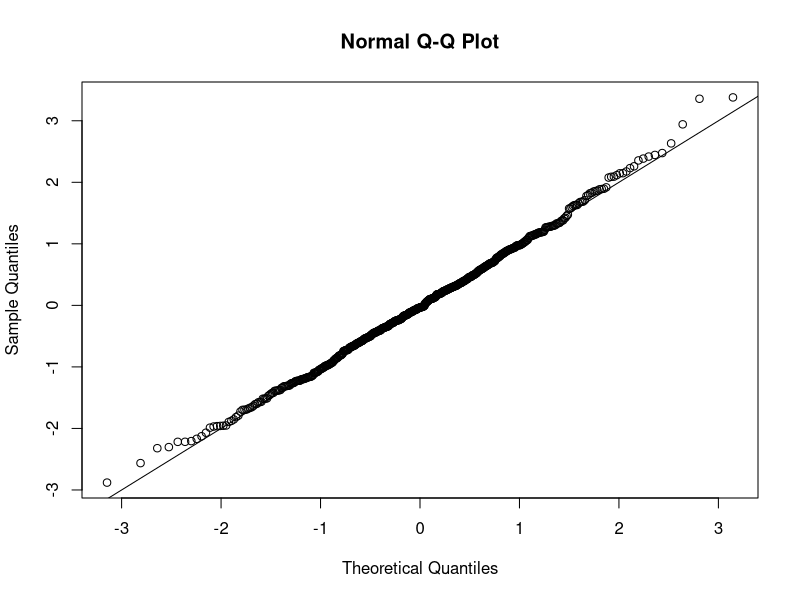
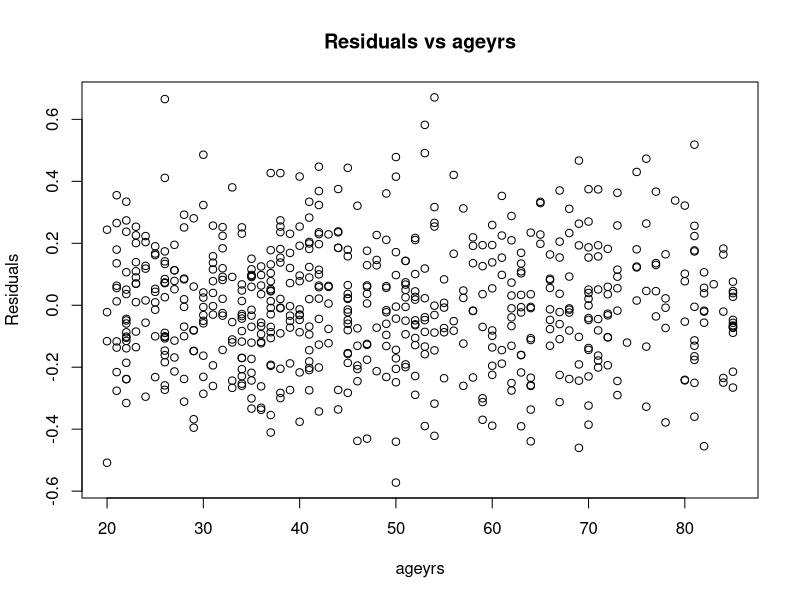
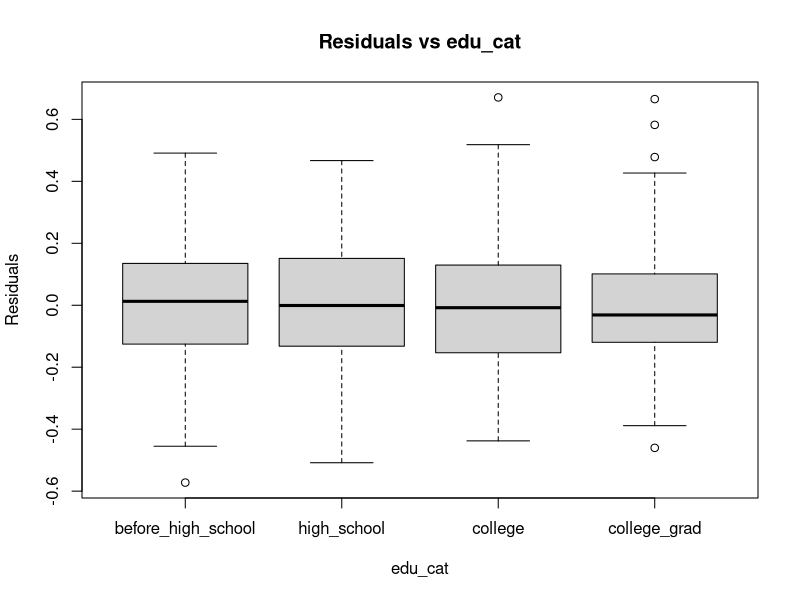
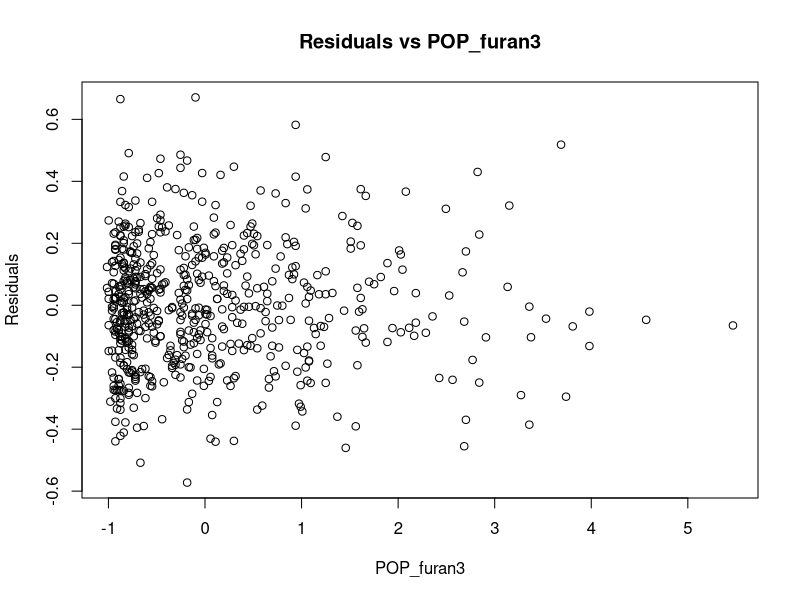
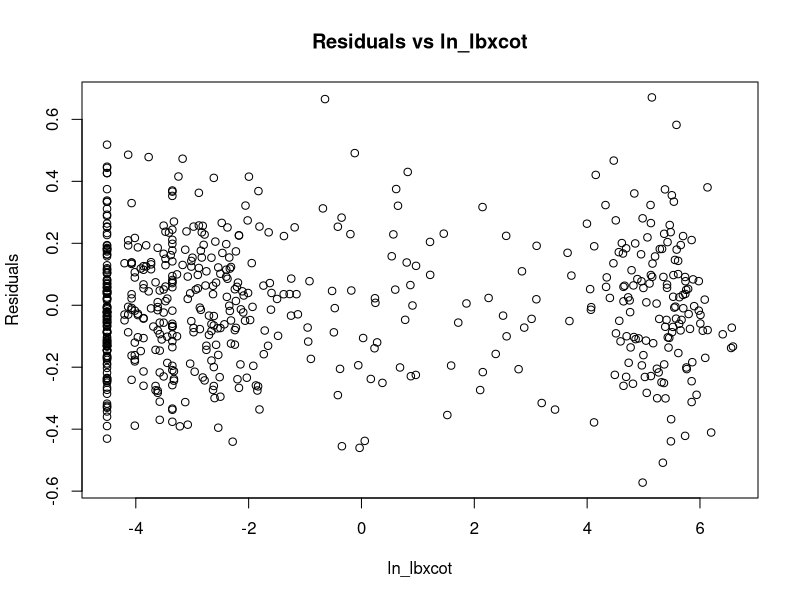
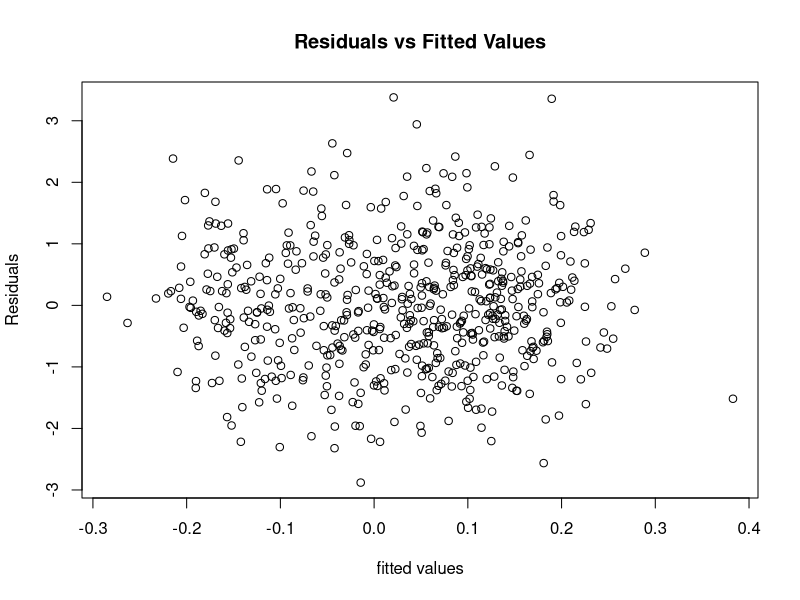
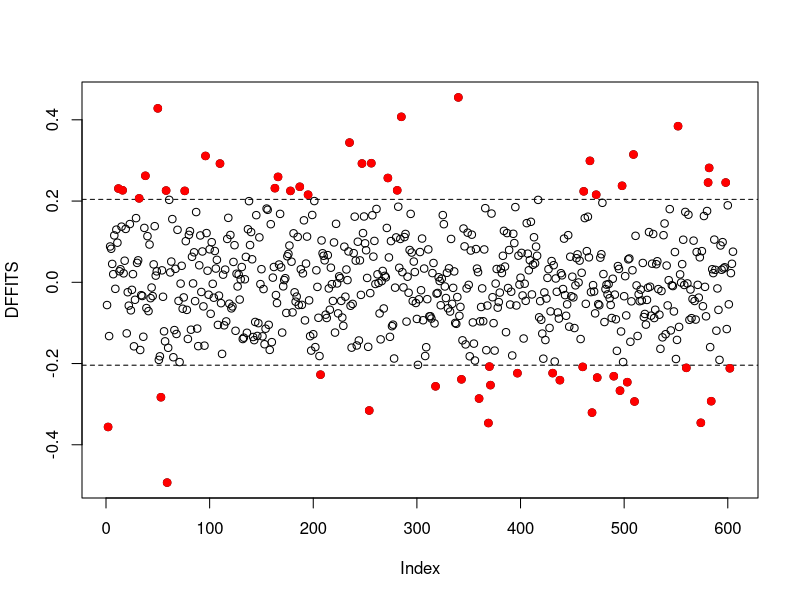
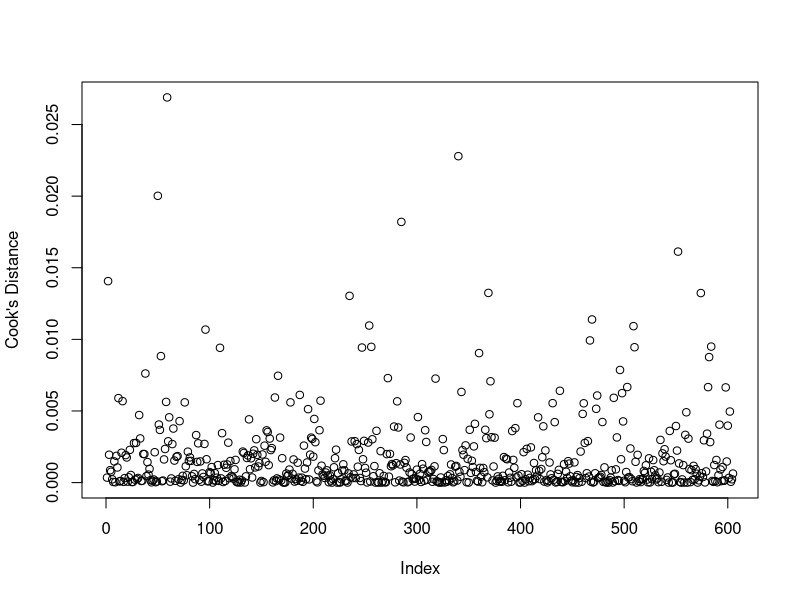

Reproduce these figures in R, in order.
## ---- chunk 1
knitr::opts_chunk$set(echo = TRUE)
## ---- chunk 2
library(glmnet)
library(corrplot)
library(car)
pollutants_original <- read.csv("pollutants.csv", header = TRUE)
N <- nrow(pollutants_original)


#==== explorotary data analysis
num_smokenow <- length(which(pollutants_original$smokenow == 1))
num_nosmokenow <- nrow(pollutants_original) - num_smokenow
print(num_smokenow / N)

num_smoked <- length(which(pollutants_original$yrssmoke > 0))
num_nosmoked <- N - num_smoked
print(num_smoked / N)

# drop the first column, which is just indices
pollutants <- pollutants_original[-1]

# drop a white cell pct due to perfect linearity
pollutants <- pollutants[!colnames(pollutants) %in% c('eosinophils_pct')]

# standardize all POP covariates
for (i in 1:11) {
  i_colname <- paste0('POP_PCB', i)
  pollutants[i_colname] <- (pollutants[[i_colname]] - 
                              mean(pollutants[[i_colname]])) / sd(pollutants[[i_colname]])
}
for (i in 1:3) {
  i_colname <- paste0('POP_dioxin', i)
  pollutants[i_colname] <- (pollutants[[i_colname]] - 
                              mean(pollutants[[i_colname]])) / sd(pollutants[[i_colname]])
}
for (i in 1:4) {
  i_colname <- paste0('POP_furan', i)
  pollutants[i_colname] <- (pollutants[[i_colname]] - 
                              mean(pollutants[[i_colname]])) / sd(pollutants[[i_colname]])
}

# deal with categorical covariates
gender_list <- c('female', 'male')
edu_list <- c('before_high_school', 'high_school', 'college', 'college_grad')
eth_list <- c('other', 'mexi_us', 'nonhisp_black', 'nonhisp_white')
smoke_list <- c('no', 'yes')

gender <- gender_list[pollutants$male + 1]
education <- edu_list[pollutants$edu_cat]
race <- eth_list[pollutants$race_cat]
smoke_now <- smoke_list[pollutants$smokenow + 1]

pollutants$male <- factor(gender, levels=gender_list)
pollutants$edu_cat <- factor(education, levels=edu_list)
pollutants$race_cat <- factor(race, levels=eth_list)
pollutants$smokenow <- factor(smoke_now, levels=smoke_list)

# basic data manipulation complete


#==== train test split
set.seed(57)
# 70% - 30% split
sampleTrain <- sample(1:N, round(N*0.7,0), replace = FALSE)

dataTrain <- pollutants[sampleTrain,]
dataTest <- pollutants[-sampleTrain,]


#====
# test the selection algorithms using cross validation (steps 5 and 6 in section 4 of the report)
Ntrain <- nrow(dataTrain)
kfold <- 11  
# 11 because Ntrain is divisible by 11, and 11 is close to the convention of 10-fold CV
dataTrain_original <- dataTrain
dataTrain_original$index <- rep(1:kfold, each=Ntrain/kfold)

# forward selection using AIC and store them in a matrix
selection_mat <- matrix(0, nrow=length(colnames(dataTrain)) + 6, ncol=kfold)  
# +6 to rownum bc of categorical covariates
pval_mat <- matrix(0, nrow=length(colnames(dataTrain)) + 6, ncol=kfold)
mat_rownames <- c(colnames(dataTrain), 
                  c("edu_cathigh_school", "edu_catcollege", 
                    "edu_catcollege_grad", "race_catmaxi_us", 
                    "race_catnonhisp_black", "race_catnonhisp_white"))
row.names(selection_mat) <- mat_rownames
row.names(pval_mat) <- mat_rownames

# keep track of the MSPE of each fold and storing them
mspe_fAIC <- rep(NA, kfold)
for (i in 1:kfold) {
  print(paste0("i = ", i))
  train.ind <- which(dataTrain_original$index != i)
  
  M0 <- lm(length ~ 1, data=dataTrain[train.ind, ]) # empty model
  Mstart <- M0
  Mfull <- lm(length ~ ., data=dataTrain[train.ind, ]) # full model with no selection
  i_MfwdAIC <- step(object = M0, scope = list(lower = M0, upper = Mfull), 
                     trace = FALSE, direction = "forward", k = 2)
  i_coef_df <- data.frame(summary(i_MfwdAIC)$coefficients)
  # indicator of which covariates are selected
  selection_mat[mat_rownames %in% row.names(i_coef_df), i] <- 1
  # store the p-values of selected covariates in the matrix
  for (j in 2:dim(i_coef_df)[1]) {  
    pval_mat[row.names(i_coef_df)[j] == mat_rownames, i] <- i_coef_df[j, "Pr...t.."]
  }
  print(row.names(summary(i_MfwdAIC)$coefficients))

  # compute the MPSE of the i-th fold
  i_newdata <- dataTrain[-train.ind, ]
  i_y <- dataTrain$length[-train.ind]
  
  i_res <- i_y - predict(i_MfwdAIC, newdata=i_newdata)
  mspe_fAIC[i] <- mean(i_res^2)
}
avgMSPE_fAIC <- mean(mspe_fAIC)
write.csv(data.frame(pval_mat), "fwdAIC_pval.csv")
write.csv(data.frame(selection_mat), "fwdAIC_indicator.csv")


# repeat all of the above for the remaining five model selection algorithms
# backward elimination using AIC and store them in a matrix
selection_mat <- matrix(0, nrow=length(colnames(dataTrain)) + 6, ncol=kfold)  
# +6 to rownum bc of categorical covariates
pval_mat <- matrix(0, nrow=length(colnames(dataTrain)) + 6, ncol=kfold)
mat_rownames <- c(colnames(dataTrain), 
                  c("edu_cathigh_school", "edu_catcollege", 
                    "edu_catcollege_grad", "race_catmaxi_us", 
                    "race_catnonhisp_black", "race_catnonhisp_white"))
row.names(selection_mat) <- mat_rownames
row.names(pval_mat) <- mat_rownames

mspe_bAIC <- rep(NA, kfold)
for (i in 1:kfold) {
  print(paste0("i = ", i))
  train.ind <- which(dataTrain_original$index != i)
  
  M0 <- lm(length ~ 1, data=dataTrain[train.ind, ])
  Mstart <- M0
  Mfull <- lm(length ~ ., data=dataTrain[train.ind, ])
  i_MbckAIC <- step(object = Mfull, scope = list(lower = M0, upper = Mfull), 
                    trace = FALSE, direction = "back", k = 2)
  i_coef_df <- data.frame(summary(i_MbckAIC)$coefficients)
  selection_mat[mat_rownames %in% row.names(i_coef_df), i] <- 1
  for (j in 2:dim(i_coef_df)[1]) {
    pval_mat[row.names(i_coef_df)[j] == mat_rownames, i] <- i_coef_df[j, "Pr...t.."]
  }
  print(row.names(summary(i_MbckAIC)$coefficients))
  i_newdata <- dataTrain[-train.ind, ]
  i_y <- dataTrain$length[-train.ind]
  
  i_res <- i_y - predict(i_MbckAIC, newdata=i_newdata)
  mspe_bAIC[i] <- mean(i_res^2)
}
write.csv(data.frame(pval_mat), "bckAIC_pval.csv")
write.csv(data.frame(selection_mat), "bckAIC_indicator.csv")


# stepwise selection using AIC and store them in a matrix
selection_mat <- matrix(0, nrow=length(colnames(dataTrain)) + 6, ncol=kfold)  
# +6 to rownum bc of categorical covariates
pval_mat <- matrix(0, nrow=length(colnames(dataTrain)) + 6, ncol=kfold)
mat_rownames <- c(colnames(dataTrain), 
                  c("edu_cathigh_school", "edu_catcollege", 
                    "edu_catcollege_grad", "race_catmaxi_us", 
                    "race_catnonhisp_black", "race_catnonhisp_white"))
row.names(selection_mat) <- mat_rownames
row.names(pval_mat) <- mat_rownames

mspe_sAIC <- rep(NA, kfold)
for (i in 1:kfold) {
  print(paste0("i = ", i))
  train.ind <- which(dataTrain_original$index != i)
  
  M0 <- lm(length ~ 1, data=dataTrain[train.ind, ])
  Mstart <- M0
  Mfull <- lm(length ~ ., data=dataTrain[train.ind, ])
  i_MstepAIC <- step(object = Mstart, scope = list(lower = M0, upper = Mfull), 
                    trace = FALSE, direction = "both", k = 2)
  i_coef_df <- data.frame(summary(i_MstepAIC)$coefficients)
  selection_mat[mat_rownames %in% row.names(i_coef_df), i] <- 1
  for (j in 2:dim(i_coef_df)[1]) {
    pval_mat[row.names(i_coef_df)[j] == mat_rownames, i] <- i_coef_df[j, "Pr...t.."]
  }
  print(row.names(summary(i_MstepAIC)$coefficients))
  i_newdata <- dataTrain[-train.ind, ]
  i_y <- dataTrain$length[-train.ind]
  
  i_res <- i_y - predict(i_MstepAIC, newdata=i_newdata)
  mspe_sAIC[i] <- mean(i_res^2)
}
write.csv(data.frame(pval_mat), "stepAIC_pval.csv")
write.csv(data.frame(selection_mat), "stepAIC_indicator.csv")


# stepwise selection using BIC and store them in a matrix
selection_mat <- matrix(0, nrow=length(colnames(dataTrain)) + 6, ncol=kfold)  
# +6 to rownum bc of categorical covariates
pval_mat <- matrix(0, nrow=length(colnames(dataTrain)) + 6, ncol=kfold)
mat_rownames <- c(colnames(dataTrain), 
                  c("edu_cathigh_school", "edu_catcollege", 
                    "edu_catcollege_grad", "race_catmaxi_us", 
                    "race_catnonhisp_black", "race_catnonhisp_white"))
row.names(selection_mat) <- mat_rownames
row.names(pval_mat) <- mat_rownames

mspe_sBIC <- rep(NA, kfold)
for (i in 1:kfold) {
  print(paste0("i = ", i))
  train.ind <- which(dataTrain_original$index != i)
  
  M0 <- lm(length ~ 1, data=dataTrain[train.ind, ])
  Mstart <- M0
  Mfull <- lm(length ~ ., data=dataTrain[train.ind, ])
  i_MstepBIC <- step(object = Mstart, scope = list(lower = M0, upper = Mfull), 
                     trace = FALSE, direction = "both", k = log(length(train.ind)))
  i_coef_df <- data.frame(summary(i_MstepBIC)$coefficients)
  selection_mat[mat_rownames %in% row.names(i_coef_df), i] <- 1
  for (j in 2:dim(i_coef_df)[1]) {
    pval_mat[row.names(i_coef_df)[j] == mat_rownames, i] <- i_coef_df[j, "Pr...t.."]
  }
  print(row.names(summary(i_MstepBIC)$coefficients))
  i_newdata <- dataTrain[-train.ind, ]
  i_y <- dataTrain$length[-train.ind]
  
  i_res <- i_y - predict(i_MstepBIC, newdata=i_newdata)
  mspe_sBIC[i] <- mean(i_res^2)
}
write.csv(data.frame(pval_mat), "stepBIC_pval.csv")
write.csv(data.frame(selection_mat), "stepBIC_indicator.csv")


# backward elimination using BIC and store them in a matrix
selection_mat <- matrix(0, nrow=length(colnames(dataTrain)) + 6, ncol=kfold)  
# +6 to rownum bc of categorical covariates
pval_mat <- matrix(0, nrow=length(colnames(dataTrain)) + 6, ncol=kfold)
mat_rownames <- c(colnames(dataTrain), 
                  c("edu_cathigh_school", "edu_catcollege", 
                    "edu_catcollege_grad", "race_catmaxi_us", 
                    "race_catnonhisp_black", "race_catnonhisp_white"))
row.names(selection_mat) <- mat_rownames
row.names(pval_mat) <- mat_rownames

mspe_bBIC <- rep(NA, kfold)
for (i in 1:kfold) {
  print(paste0("i = ", i))
  train.ind <- which(dataTrain_original$index != i)
  
  M0 <- lm(length ~ 1, data=dataTrain[train.ind, ])
  Mstart <- M0
  Mfull <- lm(length ~ ., data=dataTrain[train.ind, ])
  i_MbckBIC <- step(object = Mfull, scope = list(lower = M0, upper = Mfull), 
                     trace = FALSE, direction = "backward", k = log(length(train.ind)))
  i_coef_df <- data.frame(summary(i_MbckBIC)$coefficients)
  selection_mat[mat_rownames %in% row.names(i_coef_df), i] <- 1
  for (j in 2:dim(i_coef_df)[1]) {
    pval_mat[row.names(i_coef_df)[j] == mat_rownames, i] <- i_coef_df[j, "Pr...t.."]
  }
  print(row.names(summary(i_MbckBIC)$coefficients))
  i_newdata <- dataTrain[-train.ind, ]
  i_y <- dataTrain$length[-train.ind]
  
  i_res <- i_y - predict(i_MbckBIC, newdata=i_newdata)
  mspe_bBIC[i] <- mean(i_res^2)
}
write.csv(data.frame(pval_mat), "bckBIC_pval.csv")
write.csv(data.frame(selection_mat), "bckBIC_indicator.csv")


# forward selection using BIC and store them in a matrix
selection_mat <- matrix(0, nrow=length(colnames(dataTrain)) + 6, ncol=kfold)  
# +6 to rownum bc of categorical covariates
pval_mat <- matrix(0, nrow=length(colnames(dataTrain)) + 6, ncol=kfold)
mat_rownames <- c(colnames(dataTrain), 
                  c("edu_cathigh_school", "edu_catcollege", 
                    "edu_catcollege_grad", "race_catmaxi_us", 
                    "race_catnonhisp_black", "race_catnonhisp_white"))
row.names(selection_mat) <- mat_rownames
row.names(pval_mat) <- mat_rownames

mspe_fBIC <- rep(NA, kfold)
for (i in 1:kfold) {
  print(paste0("i = ", i))
  train.ind <- which(dataTrain_original$index != i)
  
  M0 <- lm(length ~ 1, data=dataTrain[train.ind, ])
  Mstart <- M0
  Mfull <- lm(length ~ ., data=dataTrain[train.ind, ])
  i_MfwdBIC <- step(object = M0, scope = list(lower = M0, upper = Mfull), 
                    trace = FALSE, direction = "forward", k = log(length(train.ind)))
  i_coef_df <- data.frame(summary(i_MfwdBIC)$coefficients)
  selection_mat[mat_rownames %in% row.names(i_coef_df), i] <- 1
  for (j in 2:dim(i_coef_df)[1]) {
    pval_mat[row.names(i_coef_df)[j] == mat_rownames, i] <- i_coef_df[j, "Pr...t.."]
  }
  print(row.names(summary(i_MfwdBIC)$coefficients))
  i_newdata <- dataTrain[-train.ind, ]
  i_y <- dataTrain$length[-train.ind]
  
  i_res <- i_y - predict(i_MfwdBIC, newdata=i_newdata)
  mspe_fBIC[i] <- mean(i_res^2)
}
write.csv(data.frame(pval_mat), "fwdBIC_pval.csv")
write.csv(data.frame(selection_mat), "fwdBIC_indicator.csv")


#==== steps 5 and 6 complete

# arriving at the final model
# model3: make sense of the effect of cotinine
covariate_set3 <- c('ageyrs', 'POP_furan3', 'ln_lbxcot', 
                    'yrssmoke', 'POP_PCB1', 'POP_PCB5', 'edu_cat')
covariate_set3 <- c('length', covariate_set3)
pollutants_set3 <- dataTrain
pollutants_set3$yrssmoke <- as.integer(pollutants_set3$yrssmoke > 0)

# make the yrssmoked covariate binary
smoke_list <- c('never_smoked', 'smoked')
smoke_now <- smoke_list[pollutants_set3$yrssmoke + 1]
pollutants_set3$yrssmoke <- factor(smoke_now, levels=smoke_list)
print(dim(pollutants_set3))

# select only a the covariates that were chosen repeatedly in steps 5 and 6
pollutants_set3 <- pollutants_set3[colnames(pollutants_set3) %in% covariate_set3]

# log transforming the response variable
pollutants_set3$length <- log(pollutants_set3$length)
model3 <- lm(length ~ ageyrs + POP_furan3 + ln_lbxcot + 
               edu_cat + yrssmoke + yrssmoke * ln_lbxcot, 
             data=pollutants_set3)
summary(model3)

# proto_model3 shows that ln_lbxcot on its own has no statistical significance
proto_model3 <- lm(length ~ ageyrs + POP_furan3 + 
                     ln_lbxcot + edu_cat, data=pollutants_set3)
summary(proto_model3)


# in-sample cross validation of model3
kfold <- 11
model3_mpse <- rep(NA, kfold)
pollutants_set31 <- pollutants_set3
pollutants_set31$index <- rep(1:kfold, each=nrow(pollutants_set3)/kfold)
for (i in 1:kfold) {
  print(paste0("i = ", i))
  train.ind <- which(pollutants_set31$index != i)
  
  i_newdata <- dataTrain[-train.ind, ]
  i_y <- dataTrain$length[-train.ind]
  
  i_model3 <- update(model3, subset=train.ind)
  
  model3.res <- pollutants_set3$length[-train.ind] - 
    predict(i_model3, newdata = pollutants_set3[-train.ind, ])

  model3_mpse[i] <- mean(model3.res^2) 
}
print(paste0("model3 avg. MPSE:", mean(model3_mpse)))


# residual analysis of model3
reslin <- resid(model3) # raw residuals
# studentized residuals
studlin <- reslin/(sigma(model3)*sqrt(1-hatvalues(model3))) 

# QQ plot
qqnorm(studlin)
abline(0, 1)
# before log transform of response, the qqplot looked like a gamma distribution


# plot of residuals vs covariates
plotted_col <- "ageyrs"
plot(reslin~pollutants_set3[[plotted_col]],
     xlab=plotted_col,
     ylab="Residuals",
     main=paste0("Residuals vs ", plotted_col))
plotted_col <- "edu_cat"
plot(reslin~pollutants_set3[[plotted_col]],
     xlab=plotted_col,
     ylab="Residuals",
     main=paste0("Residuals vs ", plotted_col))
plotted_col <- "POP_furan3"
plot(reslin~pollutants_set3[[plotted_col]],
     xlab=plotted_col,
     ylab="Residuals",
     main=paste0("Residuals vs ", plotted_col))
plotted_col <- "ln_lbxcot"
plot(reslin~pollutants_set3[[plotted_col]],
     xlab=plotted_col,
     ylab="Residuals",
     main=paste0("Residuals vs ", plotted_col))

# plot of residuals against fitted values
plot(studlin~fitted(model3),
     xlab="fitted values",
     ylab="Residuals",
     main="Residuals vs Fitted Values")


# outliers analysis
# number of covariates
p <- length(model3$coefficients) - 1
pred <- predict(model3, newdata=pollutants_set3)

# check leverage
h <- hatvalues(model3)
which(h > 2* (p + 1) / N)

# DFFITS
dffits_model3 <- dffits(model3) 
## plot DFFITS
plot(dffits_model3,ylab="DFFITS") 
abline(h=2 * sqrt((p + 1) / N), lty=2)  ## add thresholds
abline(h=-2 * sqrt((p + 1) / N),lty=2)
## highlight influential points
dff_ind <- which(abs(dffits_model3) > 2 * sqrt((p + 1) / N))
points(dffits_model3[dff_ind]~dff_ind, col="red", pch=19) ## add red points
# we exclude text because it makes the chart too cluttered
# text(y=dffits_model2[dff_ind], x=dff_ind, labels=dff_ind, pos=2) ## label high influence points


# Cook's Distance

D <- cooks.distance(model3) # Cook's distance
## influential points
inf_ind <- which(pf(D, p + 1, N - p - 1, lower.tail=TRUE) > 0.5)
## plot cook's Distance
plot(D,ylab="Cook's Distance")
points(D[inf_ind]~inf_ind, col="red", pch=19) ## add red points


# DFBETAS
DFBETAS <- dfbetas(model3) 
dim(DFBETAS)
## beta1 (furan3)
plot(DFBETAS[, 2], type="h", 
     xlab="Obs. Number", ylab=expression(paste("DFBETAS: ",beta[1])))
num_outliers <- length(which(abs(DFBETAS[, 2]) > 2 / sqrt(N)))
show_points <- order(-abs(DFBETAS[, 2]))[1:num_outliers] 
points(x=show_points,y=DFBETAS[show_points,2], pch=19, col="red")
text(x=show_points, y=DFBETAS[show_points,2], labels=show_points,pos=2)

## beta2 (gender)
plot(DFBETAS[,3], type="h",
     xlab="Obs. Number", ylab=expression(paste("DFBETAS: ",beta[2])))
num_outliers <- length(which(abs(DFBETAS[, 3]) > 2 / sqrt(N)))
show_points <- order(-abs(DFBETAS[, 3]))[1:num_outliers] 
points(x=show_points,y=DFBETAS[show_points,3], pch=19, col="red")
text(x=show_points, y=DFBETAS[show_points, 3], labels=show_points, pos=4)

## beta3 (age)
plot(DFBETAS[, 4], type="h",
     xlab="Obs. Number", ylab=expression(paste("DFBETAS: ", beta[3])))
num_outliers <- length(which(abs(DFBETAS[, 4]) > 2 / sqrt(N)))
show_points <- order(-abs(DFBETAS[, 4]))[1:num_outliers] 
points(x=show_points,y=DFBETAS[show_points, 4], pch=19, col="red")
text(x=show_points, y=DFBETAS[show_points, 4], labels=show_points, pos=4)

## rule of thumb
which(abs(DFBETAS[, 2]) > 2 / sqrt(N))  # furan3
which(abs(DFBETAS[, 3]) > 2 / sqrt(N))  # gender
which(abs(DFBETAS[, 4]) > 2 / sqrt(N))  # ageyrs


#==== we select model3 to apply to the testing set
pollutants_set3_test <- dataTest
pollutants_set3_test$yrssmoke <- 
  as.integer(pollutants_set3_test$yrssmoke > 0)
pollutants_set3_test$length <- log(pollutants_set3_test$length)

smoke_list <- c('never_smoked', 'smoked')
smoke_now <- smoke_list[pollutants_set3_test$yrssmoke + 1]
pollutants_set3_test$yrssmoke <- 
  factor(smoke_now, levels=smoke_list)
print(dim(pollutants_set3_test))

testing_origin <- pollutants_set3_test$length
testing_pred <- predict(model3, newdata=pollutants_set3_test)
model3_test_res <- testing_origin - testing_pred
print(paste0("testing MPSE for model3 is ", mean(model3_test_res^2)))


# baseline models compared to model3
baseline_data <- dataTrain
baseline_data$yrssmoke <- as.integer(baseline_data$yrssmoke > 0)
smoke_list <- c('never_smoked', 'smoked')
smoke_now <- smoke_list[baseline_data$yrssmoke + 1]
baseline_data$yrssmoke <- factor(smoke_now, levels=smoke_list)

baseline_data$length <- log(baseline_data$length)
m0 <- lm(baseline_data$length ~ 1)
mfull <- lm(length ~ ., data=baseline_data)
summary(m0)
summary(mfull)

m0_testing_pred <- predict(m0, newdata=pollutants_set3_test)
m0_test_res <- testing_origin - m0_testing_pred
mfull_testing_pred <- predict(mfull, newdata=pollutants_set3_test)
mfull_test_res <- testing_origin - mfull_testing_pred

print(paste0("testing MPSE for m0 is ", mean(m0_test_res^2)))
print(paste0("testing MPSE for mfull is ", mean(mfull_test_res^2)))


# PCB1, 5 have high correlations with furan3

summary(lm(POP_PCB1 ~ POP_PCB5 + POP_furan3 + edu_cat + 
             ln_lbxcot + ageyrs, data=pollutants_original))
summary(lm(POP_PCB5 ~ POP_PCB1 + POP_furan3 + edu_cat + 
             ln_lbxcot + ageyrs, data=pollutants_original))
summary(lm(POP_furan3 ~ edu_cat + ln_lbxcot + ageyrs, data=pollutants_original))
summary(lm(POP_PCB5 ~ POP_PCB1, data=pollutants_original))
summary(lm(POP_PCB1 ~ POP_furan3, data=pollutants_original))
summary(lm(POP_PCB5 ~ POP_furan3, data=pollutants_original))


#==== LASSO
datalassoTrain <- dataTrain
datalassoTrain$length <- log(datalassoTrain$length)
datalassoTest <- dataTest
datalassoTest$length <- log(datalassoTest$length)
Mfull <- lm(length ~ ., data=datalassoTrain)
Mfull_test <- lm(length ~ ., data=datalassoTest)
X_train <- model.matrix(Mfull)
y_train <- datalassoTrain[['length']]
X_test <- model.matrix(Mfull_test)
y_test <- datalassoTest[['length']]
M_lasso <- glmnet(x=X_train,y=y_train,alpha = 1)

## plot paths
plot(M_lasso,xvar = "lambda",label=TRUE)

## fit with crossval
cvfit_lasso <-  cv.glmnet(x=X_train,y=y_train,alpha = 1)

## plot MSPEs by lambda
plot(cvfit_lasso)

## estimated betas for minimum lambda 
coef(cvfit_lasso, s = "lambda.min")## alternatively could use "lambda.1se"

## predictions
pred_lasso <- predict(cvfit_lasso,newx=X_test,  s="lambda.min")

## MSPE in test set
MSPE_lasso <- mean((pred_lasso-y_test)^2)
print(MSPE_lasso)


